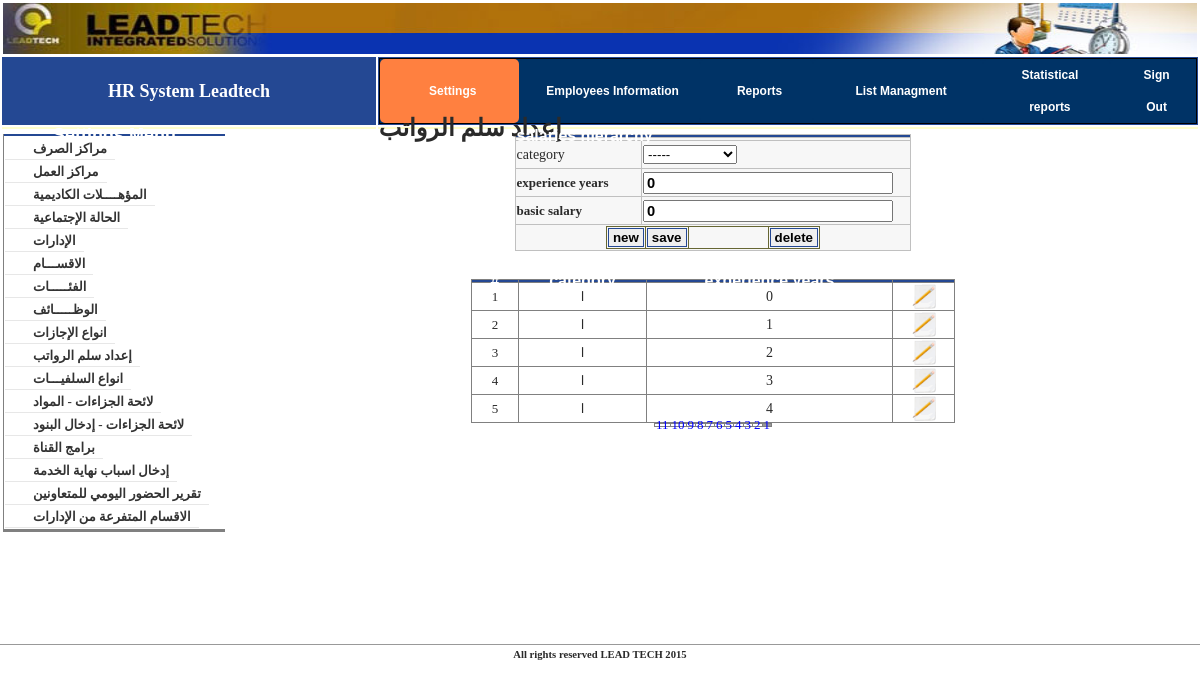
Page /index.php?mnu_id=1&page=salary_class.php (signed in) on the committed database.
### tables this page shows
CREATE TABLE `config_sub_menu` (
  `id` int(11) NOT NULL auto_increment,
  `main` int(11) NOT NULL,
  `menu_group` int(11) NOT NULL default '1',
  `link` varchar(50) NOT NULL,
  `name` varchar(50) NOT NULL,
  `publish` tinyint(4) NOT NULL,
  PRIMARY KEY  (`id`)
);

CREATE TABLE `tb_salary` (
  `id` int(11) NOT NULL auto_increment,
  `cat_id` int(11) NOT NULL,
  `exp` int(11) NOT NULL default '0',
  `bsalary` int(11) NOT NULL,
  PRIMARY KEY  (`id`)
);

CREATE TABLE `lk_cat` (
  `id` int(11) NOT NULL auto_increment,
  `name` varchar(50) NOT NULL,
  PRIMARY KEY  (`id`)
);

### module/g_var.php (called while the page is built, shortened)
<?php
$limit_lk=5;
?>

### module/salary_class.php (the view, shortened to what this page needs)
<?php
	$rs_data=mysql_query("select *from   tb_salary order by id asc  limit $_GET[pagging],$limit_lk");
	$x=mysql_num_rows($rs_data);
?>
<html dir="rtl">
<head>
</head>
<body>
<form method="POST" action="">
<div align="center">
<table border="1" width="41%" style="border-collapse: collapse; border: 1px solid #C0C0C0" dir="ltr" class="tb_bgcolrform">
	<tr>
		<td colspan="2" class="tdtitle"><span lang="en-us">salaries hierarchy</span></td>
	</tr>
	<tr>
		<td width="98%"  colspan="2" class="message">
		<?php echo @$mess;?></td>
	</tr>
	<tr>
		<td width="31%" height="25" align="left"><span lang="en-us">category</span></td>
		<td width="66%" height="25">
		<select size="1" name="cat_id">
				<option value="0" <?php if ($cat_id==0)echo "selected";?> >-----</option>
		</select></td>
	</tr>
	<tr>
		<td width="31%" height="25" align="left"><span lang="en-us">
		<font size="2"><b>experience years</b></font></span></td>
		<td width="66%" height="25">
		<input type="text" name="exp" size="25" class="text" value="<?php if(!empty($_GET["id"])) echo @mysql_result($rs_select,0,'exp'); else echo "0";?>"></td>
	</tr>
	<tr>
		<td width="31%" height="25" align="left"><span lang="en-us">
		<font size="2"><b>basic salary</b></font></span></td>
		<td width="66%" height="25">
		<input type="text" name="bsalary" size="25" class="text" value="<?php if(!empty($_GET["id"])) echo @mysql_result($rs_select,0,'bsalary'); else echo "0";?>"></td>
	</tr>
	<tr>
		<td colspan="2">
		<div align="center">
			<table border="1" width="100" id="table1" style="border-collapse: collapse; border: 1px solid #666633">
				<tr>
					<td>
					<input type="submit" value="new" name="new" class="button"></td>
					<td>
					<input type="submit" value="save" name="save" class="button"></td>
					<td>&nbsp;&nbsp;&nbsp;&nbsp;&nbsp;&nbsp;&nbsp;&nbsp;&nbsp;&nbsp;&nbsp;&nbsp;&nbsp;&nbsp;&nbsp;&nbsp;&nbsp;&nbsp;&nbsp;&nbsp;&nbsp;&nbsp;</td>
					<td>
					<input type="submit" value="delete" name="delete" class="button"></td>
				</tr>
			</table></div></td>
	</tr>
</table>
	<p>&nbsp;</div>
</form>
<table border="1" width="50%" id="table2" style="border-collapse: collapse" dir="ltr">
	<tr>
		<td width="44" align="center" class="tdtitle"><span lang="en-us">#</span></td>
		<td align="center" class="tdtitle"><span lang="en-us">category</span></td>
		<td align="center" class="tdtitle" width="243"><span lang="en-us">experience years</span></td>
		<td width="59" align="center"class="tdtitle">&nbsp;</td>
	</tr>
	<?php for($j=0;$j<$x;$j++){?>
	<tr>
		<td width="44" align="center"><font face="Tahoma" size="2"><?php echo mysql_result($rs_data,$j,'id');?></font></td>
		<td align="center"><font face="Tahoma" size="2">
		<?php
		$rsone=mysql_result($rs_data,$j,'cat_id');
		$catid=mysql_query("select *from lk_cat where id=$rsone");
		echo mysql_result($catid,0,'name');
		?> </font></td>
		<td align="center" width="243"><?php echo mysql_result($rs_data,$j,'exp');?></td>
		<td width="59" align="center">
		<font face="Tahoma" size="2">
		<a href="index.php?mnu_id=2&page=salary_class.php&id=<?php echo mysql_result($rs_data,$j,'id');?>">
		<img border="0"  alt="select" title="select"  src="images/icon-32-edit.png" width="24" height="25"></a></font></td>
	</tr>
	<?php }?>
</table>
<br>
<div align="center">
	<table border="1" width="10%" id="table3" style="border-collapse: collapse" dir="rtl" height="10%">
	<?php
	$rs=mysql_query("select *from  tb_salary");
	$x=mysql_num_rows($rs);
	$pagecount=$x/$limit_lk;
		?>
		<tr class="pagging">
		<?php for($j=0;$j<$pagecount;$j++)
	{?>
			<td <?php if(($_GET["pagging"]/$limit_lk)==$j) echo ("bgcolor=#999999") ; else echo ("bgcolor=#ffffff"); ?>><font face="Tahoma" size="2"><a href="index.php?mnu_id=2&page=salary_class.php&pagging=<?php echo $j*$limit_lk;?>"><?php echo $j+1;?></a></font></td>
			<?php }?>
		</tr>
	</table>
</div>
</body>
</html>

### index.php (shortened to what this page needs)
<?php
if(isset($_SESSION["login"])){
include("module/g_var.php");
$rs_title=mysql_query("select *from config_sub_menu where link='".$_GET["page"]."'");
$title=@mysql_result($rs_title,0,'name');
?>
<!DOCTYPE html PUBLIC "-//W3C//DTD XHTML 1.0 Transitional//EN" "http://www.w3.org/TR/xhtml1/DTD/xhtml1-transitional.dtd">
<html dir="rtl">
<head>
<link href="css/style.css" rel="stylesheet" type="text/css" />
<link rel="stylesheet" type="text/css" href="css/Calinder/css/jscal2.css" />
<link rel="stylesheet" type="text/css" href="css/Calinder/css/border-radius.css" />
<link rel="stylesheet" type="text/css" href="css/Calinder/css/steel/steel.css" />
<link rel="stylesheet" type="text/css" href="css/AutoStyle.css" />
<link rel="stylesheet" type="text/css" href="css/temp.css" />
<link rel="stylesheet" type="text/css" href="css/style_pagination.css" />
</head>
<body>
	<div align="center">
	<table border="0" width="100%" id="table1" dir="ltr">
		<tr>
			<td colspan="2"s><?php include("header.php"); ?></td>
		</tr>
		<tr>
			<td bgcolor="#244893" width="31%" align="center">
			<span lang="en-us">
			<font size="4" color="#FFFFFF" face="Times New Roman"><b>HR System
			Leadtech</b></font></span></td>
			<td bgcolor="#244893" width="68%"><?php include("tab.php");?></td>
		</tr>
		<tr>
			<td valign="top" bgcolor="#FFFFCC"><b><font size="5"></font></b></td>
			<td valign="top" bgcolor="#FFFFCC"><b><font size="5"><?php echo @$title;?></font></b></td>
		</tr>
		</div>
		<table border="0" width="100%" dir="rtl">
			<tr>
			<td valign="top" align="center" height="500" ><span lang="en-us"  >
			<?php	if(!empty($_GET["page"]) && $_GET["mnu_id"]!=5 )	@include("module/$_GET[page]");	?>
			</span></td>
			<td valign="top" width="222" class="mazin" dir="ltr">	<?php
						include("left_menu.php");
						?>	</td>
			</tr>
		</table>
		<tr>
			<td colspan="2" ><hr size="1" color="#999999"><?php include("footer.php");?></td>
		</tr>
</body>
</html>
<?php
}
else
header("location: Splashtastic/index.html");
?><?php ob_flush();?>

### left_menu.php (shortened to what this page needs)
<?php
$rs_menu=mysql_query("select *from config_sub_menu where main=$_GET[mnu_id] and publish=1 order by id asc");
@$menu_count=mysql_num_rows($rs_menu);
?>
<head>
</head>
<table width="100%" style="border-collapse: collapse; padding-left:4px; padding-right:4px; padding-top:1px; padding-bottom:1px; border-left-style:solid; border-left-width:1px; border-bottom-style:solid">
	<tr>
		<td align="center" class="tdtitle">
		<font size="4">
		<?php
			if($_GET["mnu_id"]==1)
				echo "Settings Menu";
			elseif($_GET["mnu_id"]==2)
				echo "Main menu";
			elseif($_GET["mnu_id"]==3)
				echo "Reports Menu";
			elseif($_GET["mnu_id"]==4)
				echo "Lists Mangment";
				elseif($_GET["mnu_id"]==5)
				echo "Employees Archive";
				elseif($_GET["mnu_id"]==6)
				echo "Statistical Reports";
		?>
</font>
</td>
	</tr>
	<tr class="menu_link"><td style="padding-right: 5px" align="center">
	</td></tr>
<?php
if ($_GET["mnu_id"]==3)
include("rpt_menu.php");
else
{
for($i=0;$i<$menu_count;$i++){?>
<tr class="menu_link"><td style="padding-right:2px" align="center" color="#EBEBEB">
<a href="index.php?mnu_id=<?php echo  $_GET["mnu_id"];?>&page=<?php echo  mysql_result($rs_menu,$i,'link')?>">
<?php echo mysql_result($rs_menu,$i,'name');?>
</a>
</td></tr>
<?php }
}
?>
</table>

### css/style.css (style rules this page uses)
body { padding:0; margin:0; font-family:"Trebuchet Ms"; color:#2a2a2a; font-size:14px; line-height:0px; }

### css/temp.css (style rules this page uses)
tr.menu_link td a { border-bottom-color: #E7E7E7; border-bottom-style: solid; border-bottom-width: 1px; color: #333333; display: block; line-height: 13px; padding-bottom: 4px; padding-left: 28px; padding-right: 8px; padding-top: 3px; position: relative; text-decoration: none; font-family:times new roman; font-size:13px; float:left; font-weight:bold; }
td.message { font-size:9pt; font-family:tahoma; color:red; text-align:right; }
td.tdtitle { font-size:12pt; font-family:arial; font-weight:bold; color:#ffffff; background:#244893; }
tr.pagging td a { text-align:center; text-decoration:none; color:blue; }
tr.pagging td { text-align:center; }
input.button { display: block; border: 1px solid #244893; padding-left: 4px; padding-right: 4px; padding-top: 1px; padding-bottom: 1px; font-size:10pt; font-family:arial; font-weight:bold; }
input.text { font-size:11pt; font-family:arial; font-weight:bold; }
table.tb_bgcolrform { background:#F7F7F7; }

### rows in the picture
config_sub_menu: name "إعداد سلم الرواتب"
tb_salary: id "1", lk_cat.name "ا", exp "0"
tb_salary: id "2", lk_cat.name "ا", exp "1"
tb_salary: id "3", lk_cat.name "ا", exp "2"
tb_salary: id "4", lk_cat.name "ا", exp "3"
tb_salary: id "5", lk_cat.name "ا", exp "4"
config_sub_menu: name "مراكز الصرف"
config_sub_menu: name "مراكز العمل"
config_sub_menu: name "المؤهــــلات الكاديمية"
config_sub_menu: name "الحالة الإجتماعية"
config_sub_menu: name "الإدارات"
config_sub_menu: name "الاقســـام"
config_sub_menu: name "الفئـــــات"
config_sub_menu: name "الوظـــــائف"
config_sub_menu: name "انواع الإجازات"
config_sub_menu: name "انواع السلفيـــات"
config_sub_menu: name "لائحة الجزاءات - المواد"
config_sub_menu: name "لائحة الجزاءات - إدخال البنود"
config_sub_menu: name "برامج القناة"
config_sub_menu: name "إدخال اسباب نهاية الخدمة"
config_sub_menu: name "تقرير الحضور اليومي للمتعاونين"
config_sub_menu: name "الاقسام المتفرعة من الإدارات"
